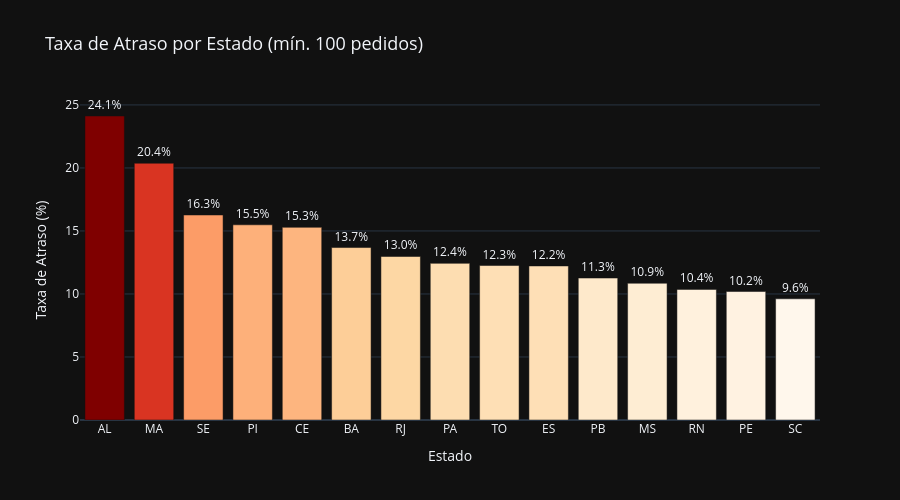

The notebook cell this image was saved under:
### Markdown cell above
### 6.6 Estados com Maior Taxa de Atraso
**Pergunta:** Quais estados têm maior atraso?

### Code cell
# Filtramos estados com pelo menos 100 pedidos para evitar distorções
states_filtered = delivery_analysis[delivery_analysis["orders"] >= 100].sort_values("late_rate", ascending=False).head(15)

fig = go.Figure()

fig.add_trace(
    go.Bar(
        x=states_filtered["customer_state"],
        y=states_filtered["late_rate"] * 100,
        marker=dict(
            color=states_filtered["late_rate"],
            colorscale="OrRd",
        ),
        text=states_filtered["late_rate"].apply(lambda x: f"{x*100:.1f}%"),
        textposition="outside",
    )
)

fig.update_layout(
    title="Taxa de Atraso por Estado (mín. 100 pedidos)",
    xaxis_title="Estado",
    yaxis_title="Taxa de Atraso (%)",
    template=PLOTLY_TEMPLATE,
    height=500,
    title_font_size=18,
)

fig.show()

### Figure 1 — Plotly figure (JSON) as saved in the notebook; plotly's stock layout.template omitted (floating-point values rounded to 4 significant figures)
{"data": [{"marker": {"color": [0.2412, 0.2037, 0.1627, 0.1549, 0.1529, 0.1368, 0.1297, 0.1243, 0.1226, 0.1222, 0.1126, 0.1085, 0.1036, 0.1019, 0.09617], "colorscale": [[0, "rgb(255,247,236)"], [0.125, "rgb(254,232,200)"], [0.25, "rgb(253,212,158)"], [0.375, "rgb(253,187,132)"], [0.5, "rgb(252,141,89)"], [0.625, "rgb(239,101,72)"], [0.75, "rgb(215,48,31)"], [0.875, "rgb(179,0,0)"], [1, "rgb(127,0,0)"]]}, "text": ["24.1%", "20.4%", "16.3%", "15.5%", "15.3%", "13.7%", "13.0%", "12.4%", "12.3%", "12.2%", "11.3%", "10.9%", "10.4%", "10.2%", "9.6%"], "textposition": "outside", "type": "bar", "x": ["AL", "MA", "SE", "PI", "CE", "BA", "RJ", "PA", "TO", "ES", "PB", "MS", "RN", "PE", "SC"], "y": [24.12, 20.38, 16.27, 15.49, 15.29, 13.68, 12.97, 12.43, 12.26, 12.22, 11.26, 10.85, 10.36, 10.19, 9.617]}], "layout": {"height": 500, "title": {"font": {"size": 18}, "text": "Taxa de Atraso por Estado (mín. 100 pedidos)"}, "xaxis": {"title": {"text": "Estado"}}, "yaxis": {"title": {"text": "Taxa de Atraso (%)"}}}}
